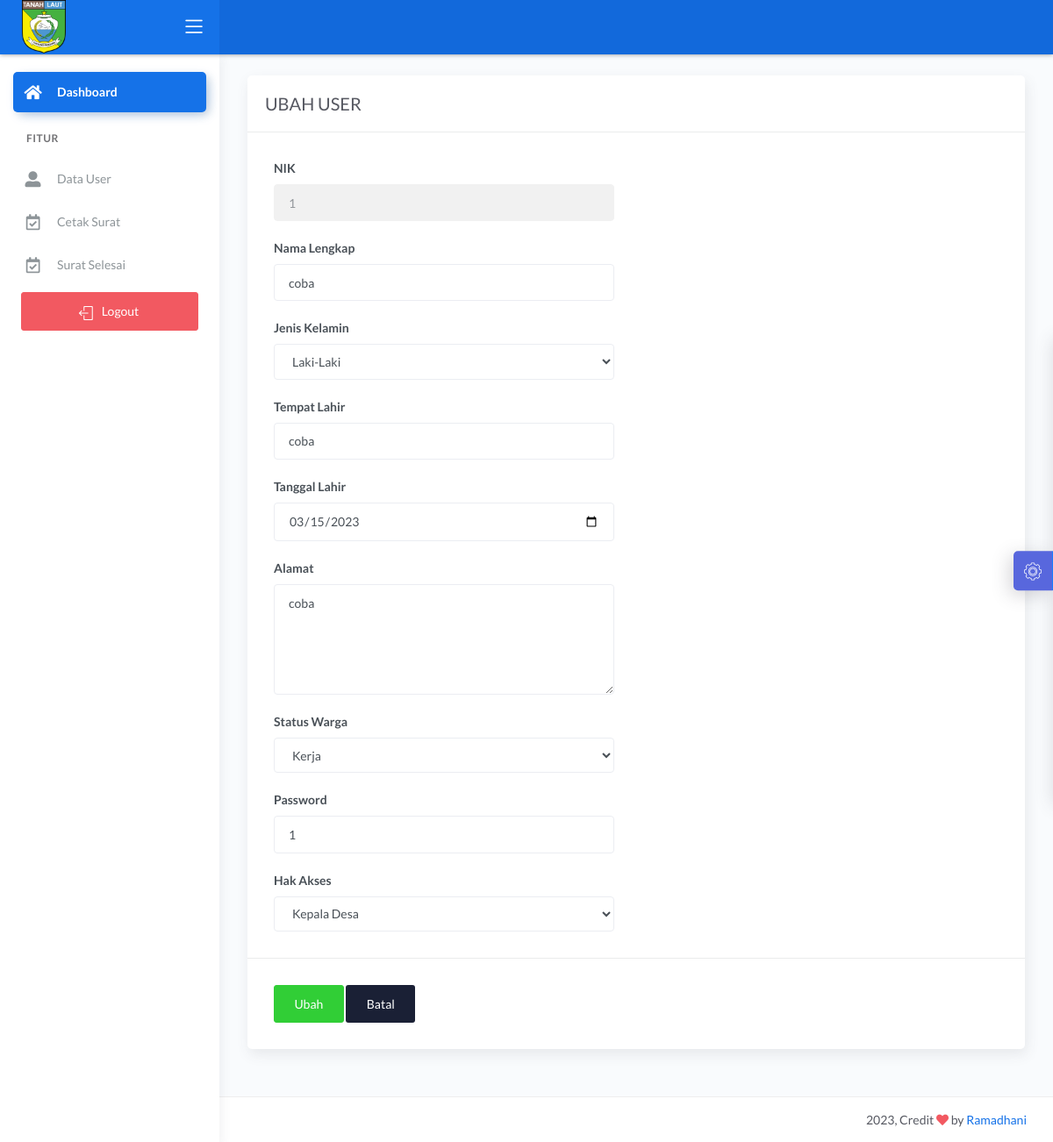
The page /demo1/main2.php?halaman=ubah_user&nik=1 (signed in) on the database its author committed.
### tables this page shows
CREATE TABLE `data_user` (
  `nik` varchar(16) NOT NULL,
  `password` varchar(225) NOT NULL,
  `hak_akses` varchar(225) NOT NULL,
  `nama` varchar(30) NOT NULL,
  `tanggal_lahir` date NOT NULL,
  `tempat_lahir` varchar(30) NOT NULL,
  `jekel` varchar(20) NOT NULL,
  `agama` varchar(20) NOT NULL,
  `alamat` text NOT NULL,
  `telepon` varchar(13) NOT NULL,
  `status_warga` varchar(30) NOT NULL
);

### demo1/ubah_user.php (the view, shortened to what this page needs)
<!-- <?php include '../konek.php';?>
<link href="css/sweetalert.css" rel="stylesheet" type="text/css">
<script src="js/jquery-2.1.3.min.js"></script>
<script src="js/sweetalert.min.js"></script>
<?php
    if(isset($_GET['nik'])){
        $nik = $_GET['nik'];
        $sql = "SELECT * FROM data_user WHERE nik='$nik'";
        $query = mysqli_query($konek,$sql);
        $data=mysqli_fetch_array($query,MYSQLI_BOTH);
        $username = $data['nik'];
        $password = $data['password'];
        $nama = $data['nama'];
		$jekel = $data['jekel'];
		$tempat = $data['tempat_lahir'];
		$tanggal = $data['tanggal_lahir'];
		$alamat = $data['alamat'];
		$status_warga = $data['status_warga'];
		$hak_akses = $data['hak_akses'];
    }
?>
<div class="page-inner">
					<div class="row">
						<div class="col-md-12">
						<form method="POST">
							<div class="card">
								<div class="card-header">
									<div class="card-title">FORM UBAH USER</div>
								</div>
								<div class="card-body">
									<div class="row">
											<div class="col-md-6 col-lg-6">
												<div class="form-group">
													<label>NIK</label>
													<input type="text" readonly="" name="nik" value="<?php echo $username;?>" class="form-control" autofocus>
												</div>
												<div class="form-group">
													<label>Nama</label>
													<input type="text" name="nama" class="form-control" value="<?php echo $nama;?>" placeholder="Nama..">
												</div>
												<div class="form-group">
													<label>Tempat Lahir</label>
													<input type="text" name="tempat" class="form-control" value="<?php echo $tempat;?>" placeholder="Tempat Lahir.." >
												</div>
												<div class="form-group">
													<label>Tanggal Lahir</label>
													<input type="date" name="tanggal" class="form-control"  value="<?php echo $tanggal;?>">
												</div>
												<div class="form-group">
													<label>Jenis Kelamin</label>
													<select name="jekel" class="form-control">
														<option disabled="" selected="">Pilih Jenis Kelamin</option>
														<option value="Laki-Laki" <?php if($jekel=="Laki-Laki") echo 'selected'?>>Laki-Laki</option>
														<option value="Perempuan" <?php if($jekel=="Perempuan") echo 'selected'?>>Perempuan</option>
													</select>
												</div>
												<div class="form-group">
													<label>Alamat</label>
													<textarea name="alamat" class="form-control"  cols="30" rows="10" placeholder="Alamat.."><?php echo $alamat;?></textarea>
												</div>
												<div class="form-group">
													<label>Status Warga</label>
													<select name="status_warga" class="form-control">
														<option disabled="" selected="">Pilih Status Warga</option>
														<option value="Sekolah" <?php if($status_warga=="Sekolah") echo 'selected'?>>Sekolah</option>
														<option value="Kerja" <?php if($status_warga=="Bekerja") echo 'selected'?>>Bekerja</option>
														<option value="Belum Kerja" <?php if($status_warga=="Belum Kerja") echo 'selected'?>>Belum Kerja</option>
														<option value="Belum Kerja" <?php if($status_warga=="Menikah") echo 'selected'?>>Menikah</option>
													</select>
												</div>
												<div class="form-group">
													<label>Password</label>
													<input type="text" name="password" value="<?php echo $password;?>" class="form-control">
                                                </div>
                                                <div class="form-group">
													<label>Hak Akses</label>
													<select name="hak_akses" class="form-control">
														<option value="Pemohon" <?php if($hak_akses=="Pemohon") echo 'selected'?>>Pemohon</option>
														<option value="Lurah" <?php if($hak_akses=="Kepala Desa") echo 'selected'?>>Lurah</option>
														<option value="Staf" <?php if($hak_akses=="Staf") echo 'selected'?>>Staf</option>
													</select>
												</div>
											</div>
									</div>
								</div>
								<div class="card-action">
									<button name="ubah" class="btn btn-success btn-sm">Ubah</button>
									<a href="?halaman=tampil_user" class="btn btn-default btn-sm">Batal</a>
								</div>
							</div>
						</div>
						</form>
					</div>
</div>
<?php
if(isset($_POST['ubah'])){
    $nik = $_POST['nik'];
    $password = $_POST['password'];
    $hak_akses = $_POST['hak_akses'];
	$nama = $data['nama'];
		$jekel = $data['jekel'];
		$tempat = $data['tempat'];
		$tanggal = $data['tanggal'];
		$alamat = $data['alamat'];
		$status_warga = $data['status_warga'];
    $sql = "UPDATE data_user SET
    password='$password',
    hak_akses='$hak_akses',
	nama='$nama' WHERE nik='$nik'";
    $query = mysqli_query($konek,$sql);
	if($query){
		echo "<script language='javascript'>swal('Selamat...', 'Ubah Berhasil', 'success');</script>" ;
		echo '<meta http-equiv="refresh" content="3; url=?halaman=tampil_user">';
	  }else{
		echo "<script language='javascript'>swal('Gagal...', 'Ubah Gagal', 'error');</script>" ;
		echo '<meta http-equiv="refresh" content="3; url=?halaman=ubah_user">';
	  }
}
?> -->
<?php
	if(isset($_GET['nik'])){
		$nik = $_GET['nik'];
		$tampil_nik = "SELECT * FROM data_user WHERE nik=$nik";
		$query = mysqli_query($konek,$tampil_nik);
		$data = mysqli_fetch_array($query,MYSQLI_BOTH);
		$nik = $data['nik'];
		$nama = $data['nama'];
		$tempat = $data['tempat_lahir'];
		$tanggal = $data['tanggal_lahir'];
		$jekel = $data['jekel'];
		$alamat = $data['alamat'];
		$status_warga = $data['status_warga'];
	}
?>
<link href="css/sweetalert.css" rel="stylesheet" type="text/css">
<div class="page-inner">
					<div class="row">
						<div class="col-md-12">
						<form method="POST">
							<div class="card">
								<div class="card-header">
									<div class="card-title">UBAH USER</div>
								</div>
								<div class="card-body">
									<div class="row">
											<div class="col-md-6 col-lg-6">
												<div class="form-group">
													<label>NIK</label>
													<input type="number" name="nik" class="form-control" placeholder="NIK Anda.." value="<?= $nik;?>" readonly>
												</div>
												<div class="form-group">
													<label>Nama Lengkap</label>
													<input type="text" name="nama" class="form-control" placeholder="Nama Lengkap Anda.." value="<?= $nama;?>">
												</div>
												<div class="form-group">
													<label>Jenis Kelamin</label>
													<select name="jekel" class="form-control">
														<option value="Laki-Laki" <?php if($jekel=="Laki-Laki") echo 'selected'?>>Laki-Laki</option>
													</select>
												</div>
												<div class="form-group">
													<label>Tempat Lahir</label>
													<input type="text" name="tempat" class="form-control" value="<?= $tempat;?>" placeholder="Tempat Lahir Anda..">
												</div>
												<div class="form-group">
													<label>Tanggal Lahir</label>
													<input type="date" name="tgl" class="form-control" value="<?= $tanggal;?>">
												</div>
												<div class="form-group">
													<label for="comment">Alamat</label>
													<textarea class="form-control" name="alamat" rows="5"><?= $alamat?></textarea>
												</div>
												<div class="form-group">
													<label>Status Warga</label>
													<select name="status_warga" class="form-control">
														<option value="Kerja" <?php if($status_warga=="Kerja") echo 'selected'?>>Kerja</option>
													</select>
												</div>
												<div class="form-group">
													<label>Password</label>
													<input type="text" name="password" value="<?php echo $password;?>" class="form-control">
                                                </div>
                                                <div class="form-group">
													<label>Hak Akses</label>
													<select name="hak_akses" class="form-control">
														<option value="Kepala Desa" <?php if($hak_akses=="Kepala Desa") echo 'selected'?>>Kepala Desa</option>
													</select>
												</div>
											</div>
									</div>
								</div>
								<div class="card-action">
									<button name="ubah" class="btn btn-success">Ubah</button>
									<a href="?halaman=beranda" class="btn btn-default">Batal</a>
								</div>
							</div>
						</div>
					</div>
</div>

### rows shown on the page
data_user: nik "1", nama "coba", jekel "Laki-Laki", tempat "coba", tgl "03/15/2023", alamat "coba", status_warga "Kerja", password "1", hak_akses "Kepala Desa"
